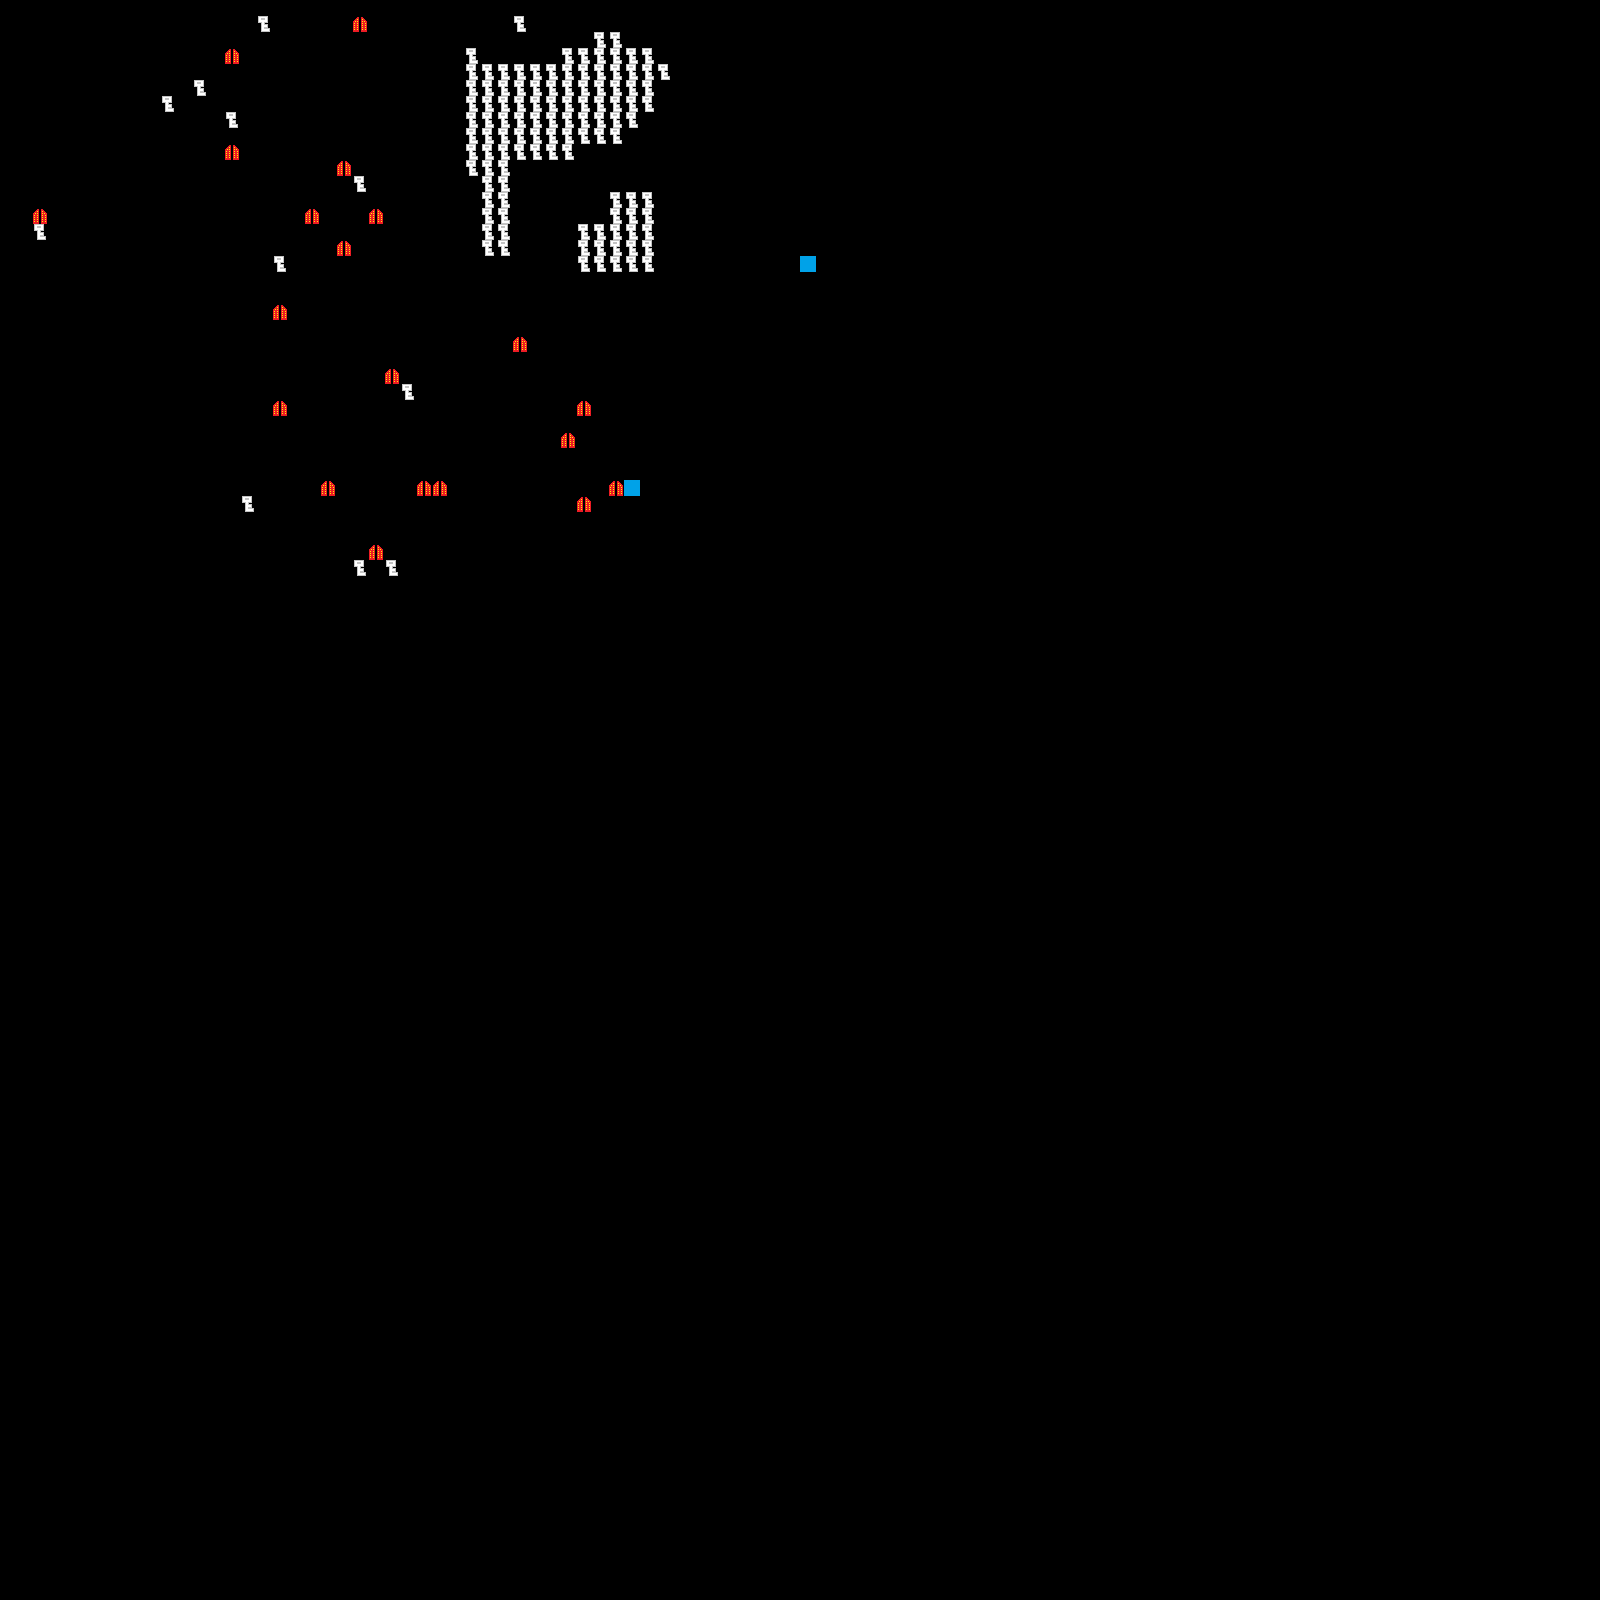

Rendered tile map (Tiled .tmx) drawn with the repository's tilesets; below, a short description and the map source with its tile grids summarised:
An orthogonal 100x100 tile map with 16x16 px tiles, 3 tile layers (key, door, end), 3 hidden layers not drawn, 5 tilesets.

<map version="1.0" orientation="orthogonal" width="100" height="100" tilewidth="16" tileheight="16">
 <tileset firstgid="1" name="tiles" tilewidth="16" tileheight="16">
  <image source="tiles.png" width="262" height="64" />
 </tileset>
 <tileset firstgid="65" name="collision" tilewidth="16" tileheight="16">
  <image source="collision.png" width="80" height="32" />
  <tile id="0">
   <properties>
    <property name="collide" value="true" />
   </properties>
  </tile>
 </tileset>
 <tileset firstgid="75" name="key" tilewidth="16" tileheight="16">
  <image source="key.png" trans="ff00ff" width="16" height="16" />
  <tile id="0">
   <properties>
    <property name="keyed" value="true" />
   </properties>
  </tile>
 </tileset>
 <tileset firstgid="76" name="door" tilewidth="16" tileheight="16">
  <image source="doors.png" trans="ff00ff" width="64" height="16" />
  <tile id="0">
   <properties>
    <property name="doored" value="true" />
   </properties>
  </tile>
  <tile id="1">
   <properties>
    <property name="doored" value="true" />
   </properties>
  </tile>
  <tile id="2">
   <properties>
    <property name="doored" value="true" />
   </properties>
  </tile>
  <tile id="3">
   <properties>
    <property name="doored" value="true" />
   </properties>
  </tile>
 </tileset>
 <tileset firstgid="80" name="end" tilewidth="16" tileheight="16">
  <image source="flashy.png" trans="ff00ff" width="48" height="16" />
  <tile id="1">
   <properties>
    <property name="ended" value="true" />
   </properties>
  </tile>
 </tileset>
 <layer name="oldkeys" width="100" height="100" visible="0">
  <data>[10000 cells, 0 non-empty, 0 distinct tile ids]</data>
 </layer>
 <layer name="collision" width="100" height="100" visible="0">
  <properties>
   <property name="collide" value="true" />
  </properties>
  <data>[10000 cells, 501 non-empty, 2 distinct tile ids]</data>
 </layer>
 <layer name="tiles" width="100" height="100" visible="0">
  <data>[10000 cells, 0 non-empty, 0 distinct tile ids]</data>
 </layer>
 <layer name="key" width="100" height="100">
  <data>[10000 cells, 120 non-empty, 1 distinct tile ids]</data>
 </layer>
 <layer name="door" width="100" height="100">
  <data>[10000 cells, 20 non-empty, 1 distinct tile ids]</data>
 </layer>
 <layer name="end" width="100" height="100">
  <data>[10000 cells, 2 non-empty, 1 distinct tile ids]</data>
 </layer>
</map>
